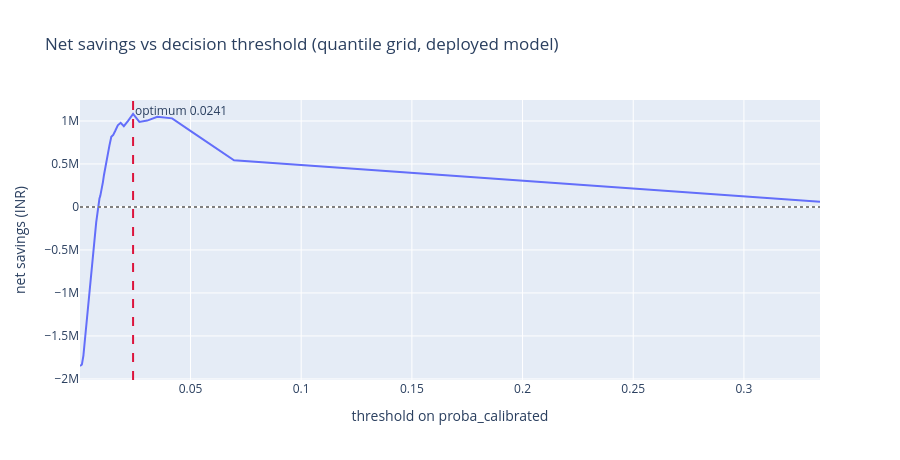

Notebook code for this chart:
### Markdown cell above
## threshold_sweep() and its export

### Code cell
def threshold_sweep(y_true: np.ndarray, y_proba: np.ndarray, amounts: np.ndarray,
                    params: dict, grid: np.ndarray | None = None) -> pd.DataFrame:
    """LLD §4.7. Realised (not expected) cost: each row is charged the cost of the
    outcome it actually had, given the action the threshold would have taken.
    net_savings = cost of allowing everything − cost at this threshold."""
    costs = expected_cost_matrix(amounts, params)
    do_nothing = float((y_true * costs["fn"]).sum())
    grid = make_threshold_grid(y_proba) if grid is None else grid
    pos, neg = y_true == 1, y_true == 0
    rows = []
    for th in grid:
        flag = y_proba >= th
        tp, fp = flag & pos, flag & neg
        fn = (~flag) & pos
        cost = costs["tp"][tp].sum() + costs["fp"][fp].sum() + costs["fn"][fn].sum()
        n_flag = int(flag.sum())
        rows.append({
            "threshold": th, "n_flagged": n_flag,
            "flag_rate": n_flag / len(y_true),
            "tp": int(tp.sum()), "fp": int(fp.sum()), "fn": int(fn.sum()),
            "precision": int(tp.sum()) / n_flag if n_flag else 0.0,
            "recall": int(tp.sum()) / int(pos.sum()),
            "total_cost_inr": cost,
            "net_savings_inr": do_nothing - cost,
        })
    return pd.DataFrame(rows)


threshold_sweep_df = threshold_sweep(y_test, p_test, amt_test, ECONOMICS_PARAMS, THRESHOLD_GRID)
best = threshold_sweep_df.loc[threshold_sweep_df["net_savings_inr"].idxmax()]
print(f"binary optimum: threshold {best.threshold:.5f} · flags {int(best.n_flagged):,} "
      f"({best.flag_rate:.2%}) · precision {best.precision:.2%} · recall {best.recall:.2%} "
      f"· net ₹{best.net_savings_inr:,.0f}")

fig = go.Figure()
fig.add_trace(go.Scatter(x=threshold_sweep_df["threshold"],
                         y=threshold_sweep_df["net_savings_inr"],
                         mode="lines", name="net savings"))
fig.add_hline(y=0, line=dict(dash="dot", color="grey"))
# BLK-001 applies only to DATE axes. This x-axis is numeric, so add_vline with an
# annotation is safe here — do not copy notebook 2's add_shape workaround into it.
fig.add_vline(x=best.threshold, line=dict(dash="dash", color="crimson"),
              annotation_text=f"optimum {best.threshold:.4f}")
fig.update_layout(title="Net savings vs decision threshold (quantile grid, deployed model)",
                  xaxis_title="threshold on proba_calibrated",
                  yaxis_title="net savings (INR)", height=460)
fig.show()

### Figure 1 — Plotly figure (JSON) as saved in the notebook; plotly's stock layout.template omitted (floating-point values rounded to 4 significant figures)
{"data": [{"mode": "lines", "name": "net savings", "type": "scatter", "x": [7.338e-05, 0.000732, 0.0008681, 0.0009618, 0.00104, 0.001115, 0.00118, 0.001243, 0.001309, 0.001373, 0.001431, 0.001496, 0.001554, 0.001613, 0.001668, 0.001723, 0.001783, 0.001839, 0.001895, 0.001949, 0.002002, 0.002057, 0.002113, 0.002165, 0.002218, 0.002275, 0.002326, 0.002387, 0.002448, 0.002509, 0.002567, 0.002632, 0.002695, 0.002757, 0.002827, 0.002897, 0.002969, 0.003042, 0.003118, 0.003198, 0.003278, 0.003354, 0.003434, 0.00352, 0.0036, 0.003685, 0.003778, 0.003864, 0.003957, 0.00405, 0.004148, 0.004247, 0.004354, 0.004465, 0.004567, 0.00468, 0.004805, 0.004941, 0.005075, 0.005219, 0.005373, 0.00553, 0.00568, 0.005842, 0.006004, 0.006178, 0.006353, 0.006533, 0.006722, 0.006935, 0.007155, 0.00739, 0.007668, 0.00795, 0.008254, 0.008542, 0.008862, 0.009223, 0.009597, 0.009985, 0.01043, 0.01089, 0.0114, 0.01202, 0.01263, 0.01338, 0.01421, 0.01508, 0.01601, 0.01715, 0.01844, 0.01988, 0.02179, 0.02405, 0.02691, 0.03042, 0.03502, 0.0417, 0.05046, 0.06965, 0.3344], "y": [-1849000.0, -1840000.0, -1834000.0, -1827000.0, -1819000.0, -1812000.0, -1805000.0, -1796000.0, -1787000.0, -1776000.0, -1764000.0, -1752000.0, -1741000.0, -1728000.0, -1713000.0, -1697000.0, -1683000.0, -1668000.0, -1655000.0, -1643000.0, -1628000.0, -1614000.0, -1598000.0, -1581000.0, -1564000.0, -1546000.0, -1530000.0, -1514000.0, -1496000.0, -1484000.0, -1468000.0, -1457000.0, -1436000.0, -1422000.0, -1401000.0, -1378000.0, -1359000.0, -1335000.0, -1310000.0, -1285000.0, -1272000.0, -1243000.0, -1222000.0, -1200000.0, -1174000.0, -1148000.0, -1129000.0, -1105000.0, -1076000.0, -1093000.0, -1062000.0, -1033000.0, -997800.0, -963700.0, -934000.0, -902000.0, -862600.0, -819000.0, -784300.0, -752000.0, -705500.0, -668700.0, -620300.0, -569600.0, -528700.0, -479300.0, -427000.0, -367800.0, -317500.0, -254700.0, -218900.0, -178800.0, -126200.0, -66410.0, -7737.0, 47980.0, 98550.0, 126100.0, 196000.0, 247700.0, 289000.0, 369400.0, 450100.0, 553200.0, 638400.0, 716500.0, 815800.0, 838700.0, 886000.0, 950000.0, 978300.0, 938900.0, 1002000.0, 1081000.0, 988800.0, 1004000.0, 1048000.0, 1030000.0, 876400.0, 542900.0, 61430.0]}], "layout": {"annotations": [{"showarrow": false, "text": "optimum 0.0241", "x": 0.02405, "xanchor": "left", "xref": "x", "y": 1, "yanchor": "top", "yref": "y domain"}], "height": 460, "shapes": [{"line": {"color": "grey", "dash": "dot"}, "type": "line", "x0": 0, "x1": 1, "xref": "x domain", "y0": 0, "y1": 0, "yref": "y"}, {"line": {"color": "crimson", "dash": "dash"}, "type": "line", "x0": 0.02405, "x1": 0.02405, "xref": "x", "y0": 0, "y1": 1, "yref": "y domain"}], "title": {"text": "Net savings vs decision threshold (quantile grid, deployed model)"}, "xaxis": {"title": {"text": "threshold on proba_calibrated"}}, "yaxis": {"title": {"text": "net savings (INR)"}}}}
